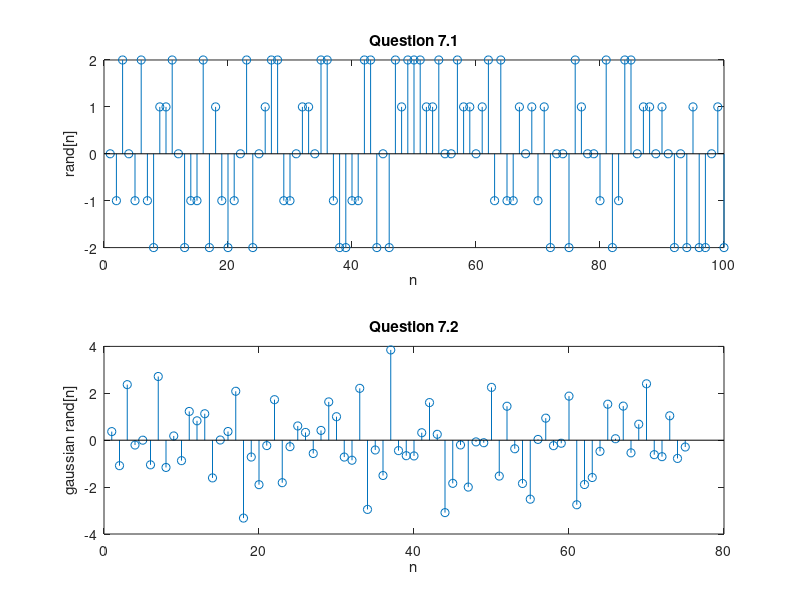

MATLAB code to generate this figure:
x=1:100;
y = randi([-2,2],[1,100]);
subplot(2,1,1)
stem(x,y);
title('Question 7.1');
ylabel('rand[n]');
xlabel('n');


x=1:75;
y = normrnd(0,3^1/2,[1,75]);
subplot(2,1,2)
stem(x,y);
title('Question 7.2');
ylabel('gaussian rand[n]');
xlabel('n');
